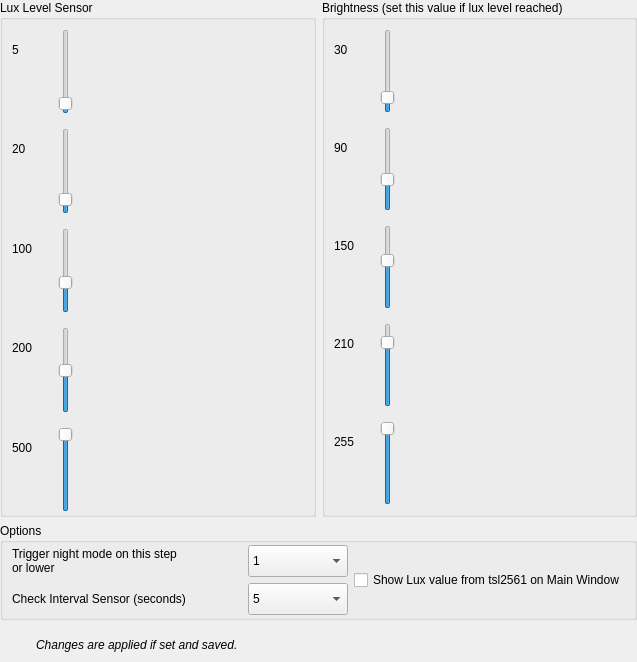
    <widget class="QWidget" name="tab9" native="true">
     <property name="sizePolicy">
      <sizepolicy hsizetype="Expanding" vsizetype="Expanding">
       <horstretch>0</horstretch>
       <verstretch>0</verstretch>
      </sizepolicy>
     </property>
     <layout class="QVBoxLayout" name="verticalLayout_5">
      <property name="leftMargin">
       <number>0</number>
      </property>
      <property name="topMargin">
       <number>0</number>
      </property>
      <property name="rightMargin">
       <number>0</number>
      </property>
      <property name="bottomMargin">
       <number>2</number>
      </property>
      <item>
       <widget class="QWidget" name="horizontalWidget8" native="true">
        <property name="sizePolicy">
         <sizepolicy hsizetype="Expanding" vsizetype="Expanding">
          <horstretch>0</horstretch>
          <verstretch>0</verstretch>
         </sizepolicy>
        </property>
        <layout class="QHBoxLayout" name="horizontalLayout_7">
         <property name="leftMargin">
          <number>0</number>
         </property>
         <property name="topMargin">
          <number>0</number>
         </property>
         <property name="rightMargin">
          <number>0</number>
         </property>
         <property name="bottomMargin">
          <number>0</number>
         </property>
         <item>
          <widget class="QGroupBox" name="groupBoxLux">
           <property name="sizePolicy">
            <sizepolicy hsizetype="Expanding" vsizetype="Expanding">
             <horstretch>0</horstretch>
             <verstretch>0</verstretch>
            </sizepolicy>
           </property>
           <property name="title">
            <string>Lux Level Sensor</string>
           </property>
           <layout class="QHBoxLayout" name="horizontalLayout_5">
            <property name="spacing">
             <number>6</number>
            </property>
            <property name="leftMargin">
             <number>9</number>
            </property>
            <property name="topMargin">
             <number>0</number>
            </property>
            <property name="rightMargin">
             <number>9</number>
            </property>
            <property name="bottomMargin">
             <number>0</number>
            </property>
            <item>
             <widget class="QWidget" name="formWidget_2" native="true">
              <property name="sizePolicy">
               <sizepolicy hsizetype="Expanding" vsizetype="Expanding">
                <horstretch>0</horstretch>
                <verstretch>0</verstretch>
               </sizepolicy>
              </property>
              <layout class="QFormLayout" name="formLayout_20">
               <property name="verticalSpacing">
                <number>14</number>
               </property>
               <property name="leftMargin">
                <number>0</number>
               </property>
               <property name="topMargin">
                <number>9</number>
               </property>
               <property name="rightMargin">
                <number>0</number>
               </property>
               <property name="bottomMargin">
                <number>2</number>
               </property>
               <item row="0" column="0">
                <widget class="QLabel" name="valueLux1">
                 <property name="minimumSize">
                  <size>
                   <width>40</width>
                   <height>24</height>
                  </size>
                 </property>
                 <property name="text">
                  <string>5</string>
                 </property>
                </widget>
               </item>
               <item row="0" column="1">
                <widget class="QSlider" name="horizontalSliderLux1">
                 <property name="minimumSize">
                  <size>
                   <width>0</width>
                   <height>24</height>
                  </size>
                 </property>
                 <property name="styleSheet">
                  <string notr="true">QSlider::handle:horizontal { background: white; height: 32px; width: 52px; margin: 0 0;}
QSlider::groove:horizontal { background: #6d6d6d; height: 32px;}</string>
                 </property>
                 <property name="maximum">
                  <number>100</number>
                 </property>
                 <property name="value">
                  <number>5</number>
                 </property>
                </widget>
               </item>
               <item row="1" column="0">
                <widget class="QLabel" name="valueLux2">
                 <property name="minimumSize">
                  <size>
                   <width>40</width>
                   <height>24</height>
                  </size>
                 </property>
                 <property name="text">
                  <string>20</string>
                 </property>
                </widget>
               </item>
               <item row="2" column="0">
                <widget class="QLabel" name="valueLux3">
                 <property name="minimumSize">
                  <size>
                   <width>40</width>
                   <height>24</height>
                  </size>
                 </property>
                 <property name="text">
                  <string>100</string>
                 </property>
                </widget>
               </item>
               <item row="3" column="0">
                <widget class="QLabel" name="valueLux4">
                 <property name="minimumSize">
                  <size>
                   <width>40</width>
                   <height>24</height>
                  </size>
                 </property>
                 <property name="text">
                  <string>200</string>
                 </property>
                </widget>
               </item>
               <item row="4" column="0">
                <widget class="QLabel" name="valueLux5">
                 <property name="minimumSize">
                  <size>
                   <width>40</width>
                   <height>24</height>
                  </size>
                 </property>
                 <property name="text">
                  <string>500</string>
                 </property>
                </widget>
               </item>
               <item row="1" column="1">
                <widget class="QSlider" name="horizontalSliderLux2">
                 <property name="minimumSize">
                  <size>
                   <width>0</width>
                   <height>24</height>
                  </size>
                 </property>
                 <property name="styleSheet">
                  <string notr="true">QSlider::handle:horizontal { background: white; height: 32px; width: 52px; margin: 0 0;}
QSlider::groove:horizontal { background: #6d6d6d; height: 32px;}</string>
                 </property>
                 <property name="maximum">
                  <number>200</number>
                 </property>
                 <property name="value">
                  <number>20</number>
                 </property>
                </widget>
               </item>
               <item row="2" column="1">
                <widget class="QSlider" name="horizontalSliderLux3">
                 <property name="minimumSize">
                  <size>
                   <width>0</width>
                   <height>24</height>
                  </size>
                 </property>
                 <property name="styleSheet">
                  <string notr="true">QSlider::handle:horizontal { background: white; height: 32px; width: 52px; margin: 0 0;}
QSlider::groove:horizontal { background: #6d6d6d; height: 32px;}</string>
                 </property>
                 <property name="maximum">
                  <number>300</number>
                 </property>
                 <property name="value">
                  <number>100</number>
                 </property>
                </widget>
               </item>
               <item row="3" column="1">
                <widget class="QSlider" name="horizontalSliderLux4">
                 <property name="minimumSize">
                  <size>
                   <width>0</width>
                   <height>24</height>
                  </size>
                 </property>
                 <property name="styleSheet">
                  <string notr="true">QSlider::handle:horizontal { background: white; height: 32px; width: 52px; margin: 0 0;}
QSlider::groove:horizontal { background: #6d6d6d; height: 32px;}</string>
                 </property>
                 <property name="maximum">
                  <number>400</number>
                 </property>
                 <property name="value">
                  <number>200</number>
                 </property>
                </widget>
               </item>
               <item row="4" column="1">
                <widget class="QSlider" name="horizontalSliderLux5">
                 <property name="minimumSize">
                  <size>
                   <width>0</width>
                   <height>24</height>
                  </size>
                 </property>
                 <property name="styleSheet">
                  <string notr="true">QSlider::handle:horizontal { background: white; height: 32px; width: 52px; margin: 0 0;}
QSlider::groove:horizontal { background: #6d6d6d; height: 32px;}</string>
                 </property>
                 <property name="maximum">
                  <number>500</number>
                 </property>
                 <property name="value">
                  <number>500</number>
                 </property>
                </widget>
               </item>
              </layout>
             </widget>
            </item>
           </layout>
          </widget>
         </item>
         <item>
          <widget class="QGroupBox" name="groupBoxBrightness">
           <property name="title">
            <string>Brightness (set this value if lux level reached)</string>
           </property>
           <layout class="QVBoxLayout" name="verticalLayout_3">
            <property name="spacing">
             <number>6</number>
            </property>
            <property name="leftMargin">
             <number>9</number>
            </property>
            <property name="topMargin">
             <number>0</number>
            </property>
            <property name="rightMargin">
             <number>9</number>
            </property>
            <property name="bottomMargin">
             <number>0</number>
            </property>
            <item>
             <widget class="QWidget" name="formWidget5" native="true">
              <property name="sizePolicy">
               <sizepolicy hsizetype="Expanding" vsizetype="Expanding">
                <horstretch>0</horstretch>
                <verstretch>0</verstretch>
               </sizepolicy>
              </property>
              <layout class="QFormLayout" name="formLayout_19">
               <property name="verticalSpacing">
                <number>14</number>
               </property>
               <property name="leftMargin">
                <number>0</number>
               </property>
               <property name="topMargin">
                <number>9</number>
               </property>
               <property name="rightMargin">
                <number>0</number>
               </property>
               <property name="bottomMargin">
                <number>9</number>
               </property>
               <item row="0" column="0">
                <widget class="QLabel" name="valueBrightness1">
                 <property name="minimumSize">
                  <size>
                   <width>40</width>
                   <height>24</height>
                  </size>
                 </property>
                 <property name="text">
                  <string>30</string>
                 </property>
                </widget>
               </item>
               <item row="0" column="1">
                <widget class="QSlider" name="horizontalSliderBrightness1">
                 <property name="minimumSize">
                  <size>
                   <width>0</width>
                   <height>24</height>
                  </size>
                 </property>
                 <property name="styleSheet">
                  <string notr="true">QSlider::handle:horizontal { background: white; height: 32px; width: 52px; margin: 0 0;}
QSlider::groove:horizontal { background: #6d6d6d; height: 32px;}</string>
                 </property>
                 <property name="maximum">
                  <number>255</number>
                 </property>
                 <property name="value">
                  <number>30</number>
                 </property>
                </widget>
               </item>
               <item row="1" column="0">
                <widget class="QLabel" name="valueBrightness2">
                 <property name="minimumSize">
                  <size>
                   <width>40</width>
                   <height>24</height>
                  </size>
                 </property>
                 <property name="text">
                  <string>90</string>
                 </property>
                </widget>
               </item>
               <item row="1" column="1">
                <widget class="QSlider" name="horizontalSliderBrightness2">
                 <property name="minimumSize">
                  <size>
                   <width>0</width>
                   <height>24</height>
                  </size>
                 </property>
                 <property name="styleSheet">
                  <string notr="true">QSlider::handle:horizontal { background: white; height: 32px; width: 52px; margin: 0 0;}
QSlider::groove:horizontal { background: #6d6d6d; height: 32px;}</string>
                 </property>
                 <property name="maximum">
                  <number>255</number>
                 </property>
                 <property name="value">
                  <number>90</number>
                 </property>
                </widget>
               </item>
               <item row="2" column="0">
                <widget class="QLabel" name="valueBrightness3">
                 <property name="minimumSize">
                  <size>
                   <width>40</width>
                   <height>24</height>
                  </size>
                 </property>
                 <property name="text">
                  <string>150</string>
                 </property>
                </widget>
               </item>
               <item row="2" column="1">
                <widget class="QSlider" name="horizontalSliderBrightness3">
                 <property name="minimumSize">
                  <size>
                   <width>0</width>
                   <height>24</height>
                  </size>
                 </property>
                 <property name="styleSheet">
                  <string notr="true">QSlider::handle:horizontal { background: white; height: 32px; width: 52px; margin: 0 0;}
QSlider::groove:horizontal { background: #6d6d6d; height: 32px;}</string>
                 </property>
                 <property name="maximum">
                  <number>255</number>
                 </property>
                 <property name="value">
                  <number>150</number>
                 </property>
                </widget>
               </item>
               <item row="3" column="0">
                <widget class="QLabel" name="valueBrightness4">
                 <property name="minimumSize">
                  <size>
                   <width>40</width>
                   <height>24</height>
                  </size>
                 </property>
                 <property name="text">
                  <string>210</string>
                 </property>
                </widget>
               </item>
               <item row="3" column="1">
                <widget class="QSlider" name="horizontalSliderBrightness4">
                 <property name="minimumSize">
                  <size>
                   <width>0</width>
                   <height>24</height>
                  </size>
                 </property>
                 <property name="styleSheet">
                  <string notr="true">QSlider::handle:horizontal { background: white; height: 32px; width: 52px; margin: 0 0;}
QSlider::groove:horizontal { background: #6d6d6d; height: 32px;}</string>
                 </property>
                 <property name="maximum">
                  <number>255</number>
                 </property>
                 <property name="value">
                  <number>210</number>
                 </property>
                </widget>
               </item>
               <item row="4" column="0">
                <widget class="QLabel" name="valueBrightness5">
                 <property name="minimumSize">
                  <size>
                   <width>40</width>
                   <height>24</height>
                  </size>
                 </property>
                 <property name="text">
                  <string>255</string>
                 </property>
                </widget>
               </item>
               <item row="4" column="1">
                <widget class="QSlider" name="horizontalSliderBrightness5">
                 <property name="minimumSize">
                  <size>
                   <width>0</width>
                   <height>24</height>
                  </size>
                 </property>
                 <property name="styleSheet">
                  <string notr="true">QSlider::handle:horizontal { background: white; height: 32px; width: 52px; margin: 0 0;}
QSlider::groove:horizontal { background: #6d6d6d; height: 32px;}</string>
                 </property>
                 <property name="maximum">
                  <number>255</number>
                 </property>
                 <property name="value">
                  <number>255</number>
                 </property>
                </widget>
               </item>
              </layout>
             </widget>
            </item>
           </layout>
          </widget>
         </item>
        </layout>
       </widget>
      </item>
      <item>
       <widget class="QGroupBox" name="groupBoxOptions">
        <property name="sizePolicy">
         <sizepolicy hsizetype="Expanding" vsizetype="Preferred">
          <horstretch>0</horstretch>
          <verstretch>0</verstretch>
         </sizepolicy>
        </property>
        <property name="title">
         <string>Options</string>
        </property>
        <layout class="QHBoxLayout" name="horizontalLayout_8" stretch="0,0">
         <property name="leftMargin">
          <number>9</number>
         </property>
         <property name="topMargin">
          <number>2</number>
         </property>
         <property name="bottomMargin">
          <number>2</number>
         </property>
         <item>
          <widget class="QWidget" name="horizontalWidget9" native="true">
           <property name="sizePolicy">
            <sizepolicy hsizetype="Expanding" vsizetype="Expanding">
             <horstretch>0</horstretch>
             <verstretch>0</verstretch>
            </sizepolicy>
           </property>
           <layout class="QVBoxLayout" name="verticalLayout_7">
            <property name="leftMargin">
             <number>0</number>
            </property>
            <property name="topMargin">
             <number>0</number>
            </property>
            <property name="rightMargin">
             <number>0</number>
            </property>
            <property name="bottomMargin">
             <number>0</number>
            </property>
            <item>
             <widget class="QWidget" name="NightmodeStep" native="true">
              <property name="sizePolicy">
               <sizepolicy hsizetype="Expanding" vsizetype="Fixed">
                <horstretch>0</horstretch>
                <verstretch>0</verstretch>
               </sizepolicy>
              </property>
              <layout class="QFormLayout" name="formLayout_28">
               <property name="formAlignment">
                <set>Qt::AlignLeading|Qt::AlignLeft|Qt::AlignTop</set>
               </property>
               <property name="leftMargin">
                <number>0</number>
               </property>
               <property name="topMargin">
                <number>0</number>
               </property>
               <property name="rightMargin">
                <number>0</number>
               </property>
               <property name="bottomMargin">
                <number>0</number>
               </property>
               <item row="2" column="0">
                <widget class="QLabel" name="labelNightmodeStep">
                 <property name="sizePolicy">
                  <sizepolicy hsizetype="Fixed" vsizetype="Fixed">
                   <horstretch>0</horstretch>
                   <verstretch>0</verstretch>
                  </sizepolicy>
                 </property>
                 <property name="minimumSize">
                  <size>
                   <width>230</width>
                   <height>32</height>
                  </size>
                 </property>
                 <property name="text">
                  <string>Trigger night mode on this step
or lower</string>
                 </property>
                </widget>
               </item>
               <item row="2" column="1">
                <widget class="QComboBox" name="comboBoxNightmodeStep">
                 <property name="sizePolicy">
                  <sizepolicy hsizetype="Fixed" vsizetype="Fixed">
                   <horstretch>0</horstretch>
                   <verstretch>0</verstretch>
                  </sizepolicy>
                 </property>
                 <property name="minimumSize">
                  <size>
                   <width>100</width>
                   <height>32</height>
                  </size>
                 </property>
                 <property name="styleSheet">
                  <string notr="true">QScrollBar { 
	width: 40px;
	background-color: rgba(85, 87, 83, 0.7);
}</string>
                 </property>
                 <item>
                  <property name="text">
                   <string>1</string>
                  </property>
                 </item>
                 <item>
                  <property name="text">
                   <string>2</string>
                  </property>
                 </item>
                 <item>
                  <property name="text">
                   <string>3</string>
                  </property>
                 </item>
                 <item>
                  <property name="text">
                   <string>4</string>
                  </property>
                 </item>
                 <item>
                  <property name="text">
                   <string>5</string>
                  </property>
                 </item>
                </widget>
               </item>
              </layout>
             </widget>
            </item>
            <item>
             <widget class="QWidget" name="CheckInterval" native="true">
              <property name="sizePolicy">
               <sizepolicy hsizetype="Expanding" vsizetype="Fixed">
                <horstretch>0</horstretch>
                <verstretch>0</verstretch>
               </sizepolicy>
              </property>
              <layout class="QFormLayout" name="formLayout_21">
               <property name="leftMargin">
                <number>0</number>
               </property>
               <property name="topMargin">
                <number>0</number>
               </property>
               <property name="rightMargin">
                <number>0</number>
               </property>
               <property name="bottomMargin">
                <number>0</number>
               </property>
               <item row="0" column="0">
                <widget class="QLabel" name="labelCheckInterval">
                 <property name="sizePolicy">
                  <sizepolicy hsizetype="Fixed" vsizetype="Fixed">
                   <horstretch>0</horstretch>
                   <verstretch>0</verstretch>
                  </sizepolicy>
                 </property>
                 <property name="minimumSize">
                  <size>
                   <width>230</width>
                   <height>32</height>
                  </size>
                 </property>
                 <property name="text">
                  <string>Check Interval Sensor (seconds)</string>
                 </property>
                </widget>
               </item>
               <item row="0" column="1">
                <widget class="QComboBox" name="comboBoxCheckInterval">
                 <property name="sizePolicy">
                  <sizepolicy hsizetype="Fixed" vsizetype="Fixed">
                   <horstretch>0</horstretch>
                   <verstretch>0</verstretch>
                  </sizepolicy>
                 </property>
                 <property name="minimumSize">
                  <size>
                   <width>100</width>
                   <height>32</height>
                  </size>
                 </property>
                 <property name="styleSheet">
                  <string notr="true">QScrollBar { 
	width: 40px;
	background-color: rgba(85, 87, 83, 0.7);
}</string>
                 </property>
                 <item>
                  <property name="text">
                   <string>5</string>
                  </property>
                 </item>
                 <item>
                  <property name="text">
                   <string>10</string>
                  </property>
                 </item>
                 <item>
                  <property name="text">
                   <string>15</string>
                  </property>
                 </item>
                 <item>
                  <property name="text">
                   <string>20</string>
                  </property>
                 </item>
                 <item>
                  <property name="text">
                   <string>25</string>
                  </property>
                 </item>
                 <item>
                  <property name="text">
                   <string>30</string>
                  </property>
                 </item>
                </widget>
               </item>
              </layout>
             </widget>
            </item>
           </layout>
          </widget>
         </item>
         <item>
          <widget class="QCheckBox" name="checkBoxShowLux">
           <property name="sizePolicy">
            <sizepolicy hsizetype="Expanding" vsizetype="Fixed">
             <horstretch>0</horstretch>
             <verstretch>0</verstretch>
            </sizepolicy>
           </property>
           <property name="text">
            <string>Show Lux value from tsl2561 on Main Window</string>
           </property>
          </widget>
         </item>
        </layout>
       </widget>
      </item>
      <item>
       <spacer name="verticalSpacer_6">
        <property name="sizeHint" stdset="0">
         <size>
          <width>20</width>
          <height>4</height>
         </size>
        </property>
       </spacer>
      </item>
      <item>
       <widget class="QWidget" name="widget4" native="true">
        <property name="sizePolicy">
         <sizepolicy hsizetype="Expanding" vsizetype="Fixed">
          <horstretch>0</horstretch>
          <verstretch>0</verstretch>
         </sizepolicy>
        </property>
        <layout class="QFormLayout" name="formLayout_29">
         <property name="leftMargin">
          <number>0</number>
         </property>
         <property name="topMargin">
          <number>0</number>
         </property>
         <property name="rightMargin">
          <number>9</number>
         </property>
         <property name="bottomMargin">
          <number>0</number>
         </property>
         <item row="0" column="0">
          <widget class="QLabel" name="label_18">
           <property name="sizePolicy">
            <sizepolicy hsizetype="Fixed" vsizetype="Fixed">
             <horstretch>0</horstretch>
             <verstretch>0</verstretch>
            </sizepolicy>
           </property>
           <property name="minimumSize">
            <size>
             <width>30</width>
             <height>30</height>
            </size>
           </property>
           <property name="maximumSize">
            <size>
             <width>30</width>
             <height>30</height>
            </size>
           </property>
           <property name="text">
            <string>&lt;html&gt;&lt;head/&gt;&lt;body&gt;&lt;p&gt;&lt;img src=&quot;:/ico_warning.png&quot;/&gt;&lt;/p&gt;&lt;/body&gt;&lt;/html&gt;</string>
           </property>
          </widget>
         </item>
         <item row="0" column="1">
          <widget class="QLabel" name="label_19">
           <property name="sizePolicy">
            <sizepolicy hsizetype="Expanding" vsizetype="Fixed">
             <horstretch>0</horstretch>
             <verstretch>0</verstretch>
            </sizepolicy>
           </property>
           <property name="minimumSize">
            <size>
             <width>0</width>
             <height>30</height>
            </size>
           </property>
           <property name="maximumSize">
            <size>
             <width>16777215</width>
             <height>30</height>
            </size>
           </property>
           <property name="font">
            <font>
             <italic>true</italic>
            </font>
           </property>
           <property name="text">
            <string>Changes are applied if set and saved.</string>
           </property>
          </widget>
         </item>
        </layout>
       </widget>
      </item>
     </layout>
    </widget>
